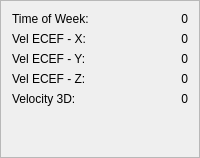
                <widget class="QFrame" name="frameVELECEF">
                 <property name="frameShape">
                  <enum>QFrame::StyledPanel</enum>
                 </property>
                 <property name="frameShadow">
                  <enum>QFrame::Raised</enum>
                 </property>
                 <layout class="QGridLayout" name="gridLayout_11">
                  <item row="3" column="1">
                   <widget class="QLabel" name="labelVELECEFZ">
                    <property name="text">
                     <string>0</string>
                    </property>
                    <property name="alignment">
                     <set>Qt::AlignRight|Qt::AlignTrailing|Qt::AlignVCenter</set>
                    </property>
                   </widget>
                  </item>
                  <item row="1" column="0">
                   <widget class="QLabel" name="label_22">
                    <property name="text">
                     <string>Vel ECEF - X:</string>
                    </property>
                   </widget>
                  </item>
                  <item row="0" column="1">
                   <widget class="QLabel" name="labelVELECEFITOW">
                    <property name="text">
                     <string>0</string>
                    </property>
                    <property name="alignment">
                     <set>Qt::AlignRight|Qt::AlignTrailing|Qt::AlignVCenter</set>
                    </property>
                   </widget>
                  </item>
                  <item row="3" column="0">
                   <widget class="QLabel" name="label_27">
                    <property name="text">
                     <string>Vel ECEF - Z:</string>
                    </property>
                   </widget>
                  </item>
                  <item row="2" column="1">
                   <widget class="QLabel" name="labelVELECEFY">
                    <property name="text">
                     <string>0</string>
                    </property>
                    <property name="alignment">
                     <set>Qt::AlignRight|Qt::AlignTrailing|Qt::AlignVCenter</set>
                    </property>
                   </widget>
                  </item>
                  <item row="4" column="0">
                   <widget class="QLabel" name="label_66">
                    <property name="text">
                     <string>Velocity 3D: </string>
                    </property>
                   </widget>
                  </item>
                  <item row="4" column="1">
                   <widget class="QLabel" name="labelVELECEFVel">
                    <property name="text">
                     <string>0</string>
                    </property>
                    <property name="alignment">
                     <set>Qt::AlignRight|Qt::AlignTrailing|Qt::AlignVCenter</set>
                    </property>
                   </widget>
                  </item>
                  <item row="0" column="0">
                   <widget class="QLabel" name="label_20">
                    <property name="text">
                     <string>Time of Week:</string>
                    </property>
                   </widget>
                  </item>
                  <item row="1" column="1">
                   <widget class="QLabel" name="labelVELECEFX">
                    <property name="text">
                     <string>0</string>
                    </property>
                    <property name="alignment">
                     <set>Qt::AlignRight|Qt::AlignTrailing|Qt::AlignVCenter</set>
                    </property>
                   </widget>
                  </item>
                  <item row="2" column="0">
                   <widget class="QLabel" name="label_28">
                    <property name="text">
                     <string>Vel ECEF - Y:</string>
                    </property>
                   </widget>
                  </item>
                  <item row="5" column="0">
                   <spacer name="verticalSpacer_5">
                    <property name="orientation">
                     <enum>Qt::Vertical</enum>
                    </property>
                    <property name="sizeHint" stdset="0">
                     <size>
                      <width>20</width>
                      <height>40</height>
                     </size>
                    </property>
                   </spacer>
                  </item>
                 </layout>
                </widget>
